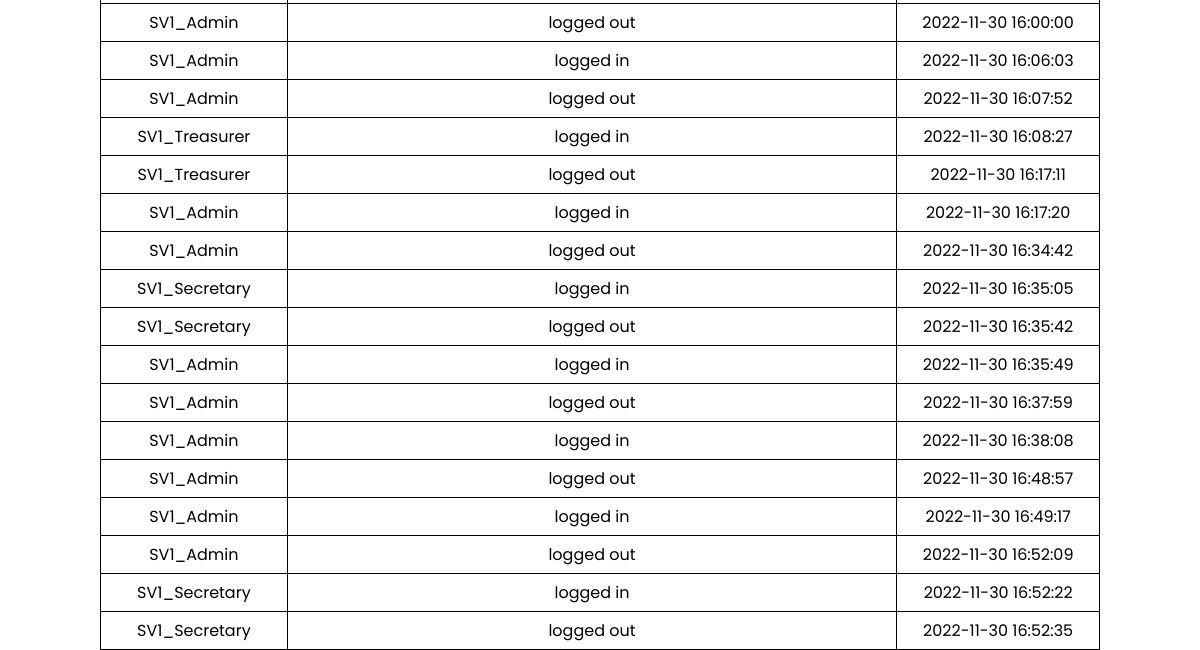
Before: /reports/reportAuditTrail.php (lower part) with the older database file.
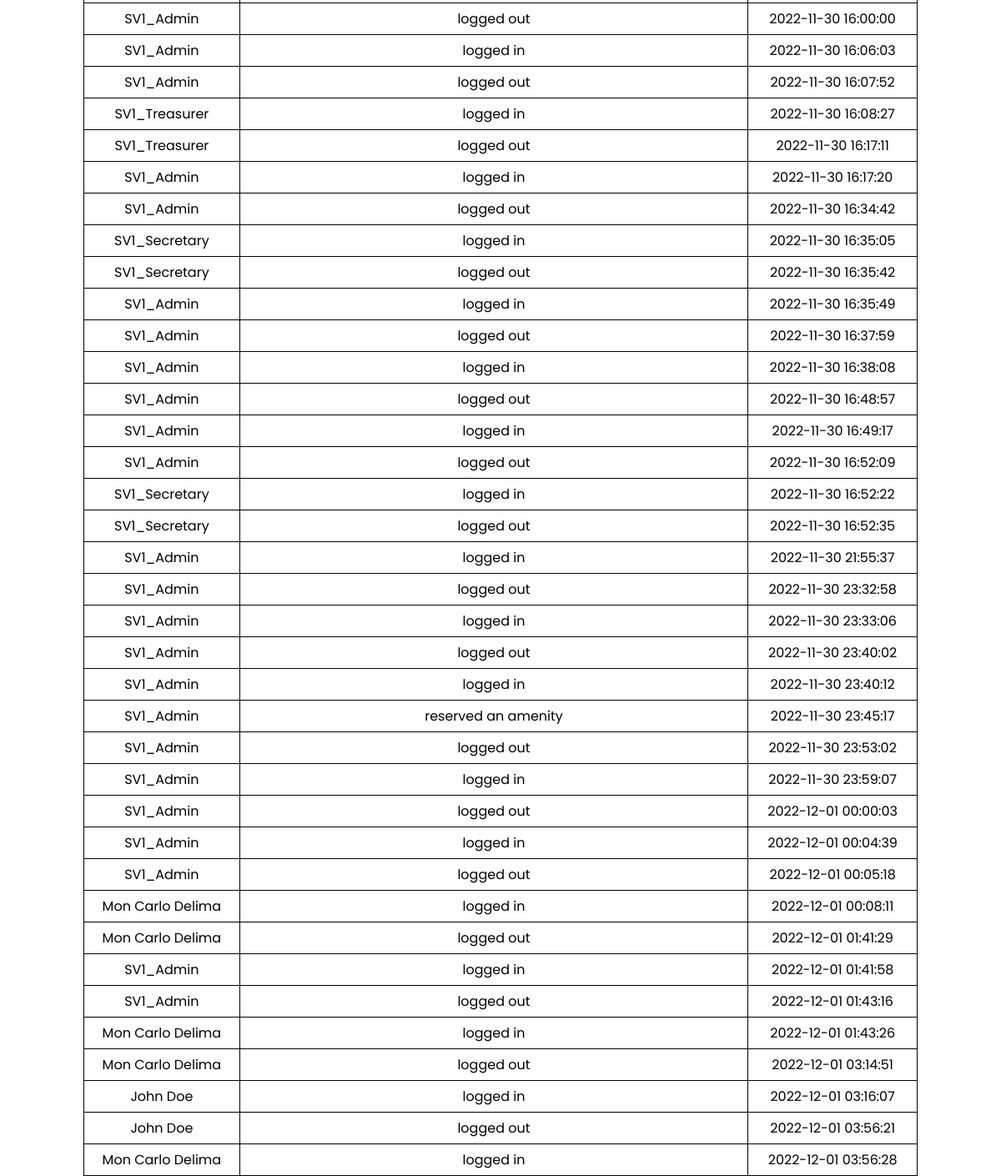
After: the same page with the newer database file.
### tables this page shows
CREATE TABLE IF NOT EXISTS `audit_trail` (
  `audit_id` int NOT NULL AUTO_INCREMENT,
  `user` varchar(50) NOT NULL,
  `action` varchar(255) NOT NULL,
  `datetime` datetime NOT NULL,
  PRIMARY KEY (`audit_id`)
);

### reports/reportAuditTrail.php (the view, shortened to what this page needs)
<?php
    $con = new mysqli('localhost', 'root', '', 'sunnyvale') or die(mysqli_error($con));
    $result = $con->query("SELECT * FROM audit_trail");
?>
<!DOCTYPE html>
<html lang="en">
<head>
</head>
<body onload="print();" onafterprint="close();">
    <div class="reportPage">
    <div class="reportContainer">
        <table class="tblReportData">
            <?php while ($row = $result->fetch_assoc()) : ?>
            <tr>
                <td><?php echo $row['user']; ?></td>
                <td><?php echo $row['action']; ?></td>
                <td><?php echo $row['datetime']; ?></td>
            </tr>
            <?php endwhile; ?>
        </table>
    </div>
    </div>
</body>
</html>

Changed rows visible on the page:
added audit_trail: user "SV1_Admin", action "logged in", datetime "2022-11-30 21:55:37"
added audit_trail: user "SV1_Admin", action "logged out", datetime "2022-11-30 23:32:58"
added audit_trail: user "SV1_Admin", action "logged in", datetime "2022-11-30 23:33:06"
added audit_trail: user "SV1_Admin", action "logged out", datetime "2022-11-30 23:40:02"
added audit_trail: user "SV1_Admin", action "logged in", datetime "2022-11-30 23:40:12"
added audit_trail: user "SV1_Admin", action "reserved an amenity", datetime "2022-11-30 23:45:17"
added audit_trail: user "SV1_Admin", action "logged out", datetime "2022-11-30 23:53:02"
added audit_trail: user "SV1_Admin", action "logged in", datetime "2022-11-30 23:59:07"
added audit_trail: user "SV1_Admin", action "logged out", datetime "2022-12-01 00:00:03"
added audit_trail: user "SV1_Admin", action "logged in", datetime "2022-12-01 00:04:39"
added audit_trail: user "SV1_Admin", action "logged out", datetime "2022-12-01 00:05:18"
added audit_trail: user "Mon Carlo Delima", action "logged in", datetime "2022-12-01 00:08:11"
added audit_trail: user "Mon Carlo Delima", action "logged out", datetime "2022-12-01 01:41:29"
added audit_trail: user "SV1_Admin", action "logged in", datetime "2022-12-01 01:41:58"
added audit_trail: user "SV1_Admin", action "logged out", datetime "2022-12-01 01:43:16"
added audit_trail: user "Mon Carlo Delima", action "logged in", datetime "2022-12-01 01:43:26"
added audit_trail: user "Mon Carlo Delima", action "logged out", datetime "2022-12-01 03:14:51"
added audit_trail: user "John Doe", action "logged in", datetime "2022-12-01 03:16:07"
added audit_trail: user "John Doe", action "logged out", datetime "2022-12-01 03:56:21"
added audit_trail: user "Mon Carlo Delima", action "logged in", datetime "2022-12-01 03:56:28"
